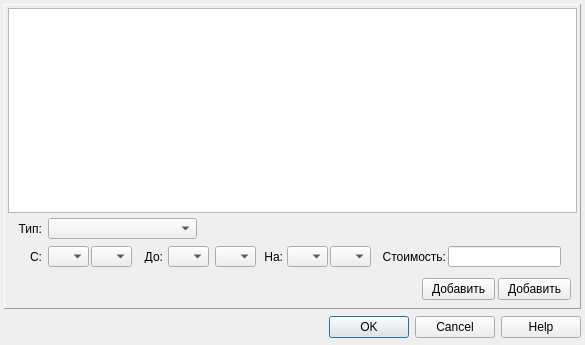
<?xml version="1.0" encoding="UTF-8"?>
<ui version="4.0">
 <class>dialogTariffTimes</class>
 <widget class="QDialog" name="dialogTariffTimes">
  <property name="windowModality">
   <enum>Qt::ApplicationModal</enum>
  </property>
  <property name="geometry">
   <rect>
    <x>0</x>
    <y>0</y>
    <width>585</width>
    <height>345</height>
   </rect>
  </property>
  <property name="windowTitle">
   <string>Dialog</string>
  </property>
  <widget class="QDialogButtonBox" name="buttonBox">
   <property name="geometry">
    <rect>
     <x>4</x>
     <y>311</y>
     <width>577</width>
     <height>32</height>
    </rect>
   </property>
   <property name="orientation">
    <enum>Qt::Horizontal</enum>
   </property>
   <property name="standardButtons">
    <set>QDialogButtonBox::Cancel|QDialogButtonBox::Help|QDialogButtonBox::Ok</set>
   </property>
  </widget>
  <widget class="QFrame" name="frame">
   <property name="geometry">
    <rect>
     <x>4</x>
     <y>4</y>
     <width>577</width>
     <height>305</height>
    </rect>
   </property>
   <property name="frameShape">
    <enum>QFrame::Panel</enum>
   </property>
   <property name="frameShadow">
    <enum>QFrame::Raised</enum>
   </property>
   <widget class="QLabel" name="label">
    <property name="geometry">
     <rect>
      <x>7</x>
      <y>218</y>
      <width>31</width>
      <height>13</height>
     </rect>
    </property>
    <property name="text">
     <string>Тип:</string>
    </property>
    <property name="alignment">
     <set>Qt::AlignRight|Qt::AlignTrailing|Qt::AlignVCenter</set>
    </property>
   </widget>
   <widget class="QComboBox" name="comboBoxType">
    <property name="geometry">
     <rect>
      <x>44</x>
      <y>214</y>
      <width>149</width>
      <height>21</height>
     </rect>
    </property>
   </widget>
   <widget class="QLabel" name="label_2">
    <property name="geometry">
     <rect>
      <x>7</x>
      <y>246</y>
      <width>31</width>
      <height>13</height>
     </rect>
    </property>
    <property name="text">
     <string>С:</string>
    </property>
    <property name="alignment">
     <set>Qt::AlignRight|Qt::AlignTrailing|Qt::AlignVCenter</set>
    </property>
   </widget>
   <widget class="QComboBox" name="comboBoxBeginH">
    <property name="geometry">
     <rect>
      <x>44</x>
      <y>242</y>
      <width>41</width>
      <height>21</height>
     </rect>
    </property>
   </widget>
   <widget class="QComboBox" name="comboBoxBeginM">
    <property name="geometry">
     <rect>
      <x>87</x>
      <y>242</y>
      <width>41</width>
      <height>21</height>
     </rect>
    </property>
   </widget>
   <widget class="QLabel" name="label_3">
    <property name="geometry">
     <rect>
      <x>138</x>
      <y>246</y>
      <width>21</width>
      <height>13</height>
     </rect>
    </property>
    <property name="text">
     <string>До:</string>
    </property>
    <property name="alignment">
     <set>Qt::AlignRight|Qt::AlignTrailing|Qt::AlignVCenter</set>
    </property>
   </widget>
   <widget class="QComboBox" name="comboBoxEndH">
    <property name="geometry">
     <rect>
      <x>164</x>
      <y>242</y>
      <width>41</width>
      <height>21</height>
     </rect>
    </property>
   </widget>
   <widget class="QComboBox" name="comboBoxEndM">
    <property name="geometry">
     <rect>
      <x>211</x>
      <y>242</y>
      <width>41</width>
      <height>21</height>
     </rect>
    </property>
   </widget>
   <widget class="QComboBox" name="comboBoxSizeH">
    <property name="geometry">
     <rect>
      <x>283</x>
      <y>242</y>
      <width>41</width>
      <height>21</height>
     </rect>
    </property>
   </widget>
   <widget class="QLabel" name="label_4">
    <property name="geometry">
     <rect>
      <x>258</x>
      <y>246</y>
      <width>21</width>
      <height>13</height>
     </rect>
    </property>
    <property name="text">
     <string>На:</string>
    </property>
    <property name="alignment">
     <set>Qt::AlignRight|Qt::AlignTrailing|Qt::AlignVCenter</set>
    </property>
   </widget>
   <widget class="QComboBox" name="comboBoxSizeM">
    <property name="geometry">
     <rect>
      <x>326</x>
      <y>242</y>
      <width>41</width>
      <height>21</height>
     </rect>
    </property>
   </widget>
   <widget class="QLabel" name="label_5">
    <property name="geometry">
     <rect>
      <x>371</x>
      <y>246</y>
      <width>71</width>
      <height>13</height>
     </rect>
    </property>
    <property name="text">
     <string>Стоимость:</string>
    </property>
    <property name="alignment">
     <set>Qt::AlignRight|Qt::AlignTrailing|Qt::AlignVCenter</set>
    </property>
   </widget>
   <widget class="QLineEdit" name="lineEditCost">
    <property name="geometry">
     <rect>
      <x>444</x>
      <y>242</y>
      <width>113</width>
      <height>21</height>
     </rect>
    </property>
   </widget>
   <widget class="QPushButton" name="buttonAdd">
    <property name="geometry">
     <rect>
      <x>418</x>
      <y>274</y>
      <width>73</width>
      <height>22</height>
     </rect>
    </property>
    <property name="text">
     <string>Добавить</string>
    </property>
   </widget>
   <widget class="QPushButton" name="buttonDel">
    <property name="geometry">
     <rect>
      <x>494</x>
      <y>274</y>
      <width>73</width>
      <height>22</height>
     </rect>
    </property>
    <property name="text">
     <string>Добавить</string>
    </property>
   </widget>
   <widget class="QListWidget" name="listWidgetTimes">
    <property name="geometry">
     <rect>
      <x>4</x>
      <y>4</y>
      <width>569</width>
      <height>205</height>
     </rect>
    </property>
   </widget>
  </widget>
 </widget>
 <resources/>
 <connections>
  <connection>
   <sender>buttonBox</sender>
   <signal>accepted()</signal>
   <receiver>dialogTariffTimes</receiver>
   <slot>accept()</slot>
   <hints>
    <hint type="sourcelabel">
     <x>248</x>
     <y>254</y>
    </hint>
    <hint type="destinationlabel">
     <x>157</x>
     <y>274</y>
    </hint>
   </hints>
  </connection>
  <connection>
   <sender>buttonBox</sender>
   <signal>rejected()</signal>
   <receiver>dialogTariffTimes</receiver>
   <slot>reject()</slot>
   <hints>
    <hint type="sourcelabel">
     <x>316</x>
     <y>260</y>
    </hint>
    <hint type="destinationlabel">
     <x>286</x>
     <y>274</y>
    </hint>
   </hints>
  </connection>
 </connections>
</ui>
